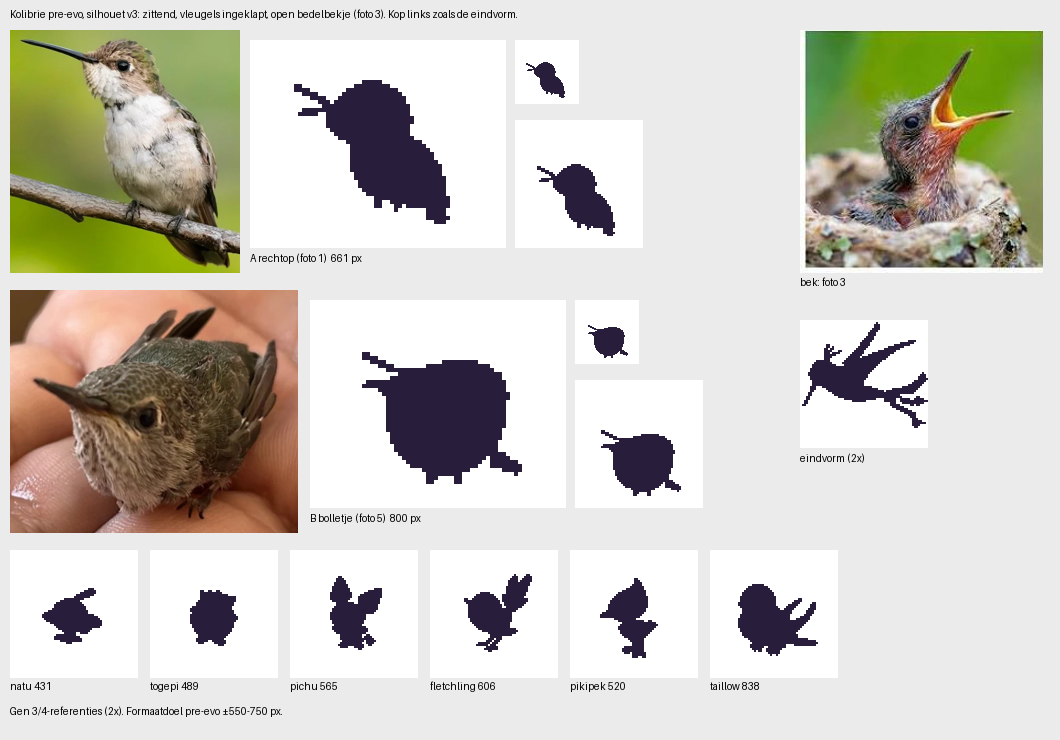

Here is the Python script that generated this plot:
import sys; sys.path.insert(0,'.')
import vel, numpy as np
from PIL import Image, ImageDraw
R='../../../../../'
A=np.asarray(Image.open('silhouet_v3a_hand_1x.png'))<128
B=np.asarray(Image.open('silhouet_v3b_hand_1x.png'))<128
f1=Image.open('../referenties/jordi_1_zittend_jong.webp').convert('RGB').crop((200,140,740,710)).resize((230,243))
f5=Image.open('../referenties/jordi_5_uitvlieger_hand.webp').convert('RGB').crop((500,780,880,1100)).transpose(Image.FLIP_LEFT_RIGHT).resize((288,243))
f3=Image.open('../referenties/jordi_3_nestjongen.png').convert('RGB').crop((0,225,220,447)).resize((243,243))
V=Image.new('RGB',(1060,740),(235,235,235)); d=ImageDraw.Draw(V)
d.text((10,8),'Kolibrie pre-evo, silhouet v3: zittend, vleugels ingeklapt, open bedelbekje (foto 3). Kop links zoals de eindvorm.',fill=0)
V.paste(f1,(10,30)); V.paste(vel.render(A,4).crop((0,48,256,256)),(250,40)); V.paste(vel.render(A,1),(515,40)); V.paste(vel.render(A,2),(515,120))
d.text((250,252),f'A rechtop (foto 1)  {A.sum()} px',fill=0)
V.paste(f5,(10,290)); V.paste(vel.render(B,4).crop((0,48,256,256)),(310,300)); V.paste(vel.render(B,1),(575,300)); V.paste(vel.render(B,2),(575,380))
d.text((310,512),f'B bolletje (foto 5)  {B.sum()} px',fill=0)
V.paste(f3,(800,30)); d.text((800,276),'bek: foto 3',fill=0)
kol=vel.sil_of(R+'docs/concept/sprites/kolibrie/af/kolibrie.png',False)
V.paste(vel.render(kol,2),(800,320)); d.text((800,452),'eindvorm (2x)',fill=0)
x=10
for n in ['natu','togepi','pichu','fletchling','pikipek','taillow']:
    r=vel.sil_of(R+f'graphics/pokemon/{n}/anim_front.png'); V.paste(vel.render(r,2),(x,550)); d.text((x,680),f'{n} {r.sum()}',fill=0); x+=140
d.text((10,705),'Gen 3/4-referenties (2x). Formaatdoel pre-evo ±550-750 px.',fill=0)
V.save('vel_v3.png')
